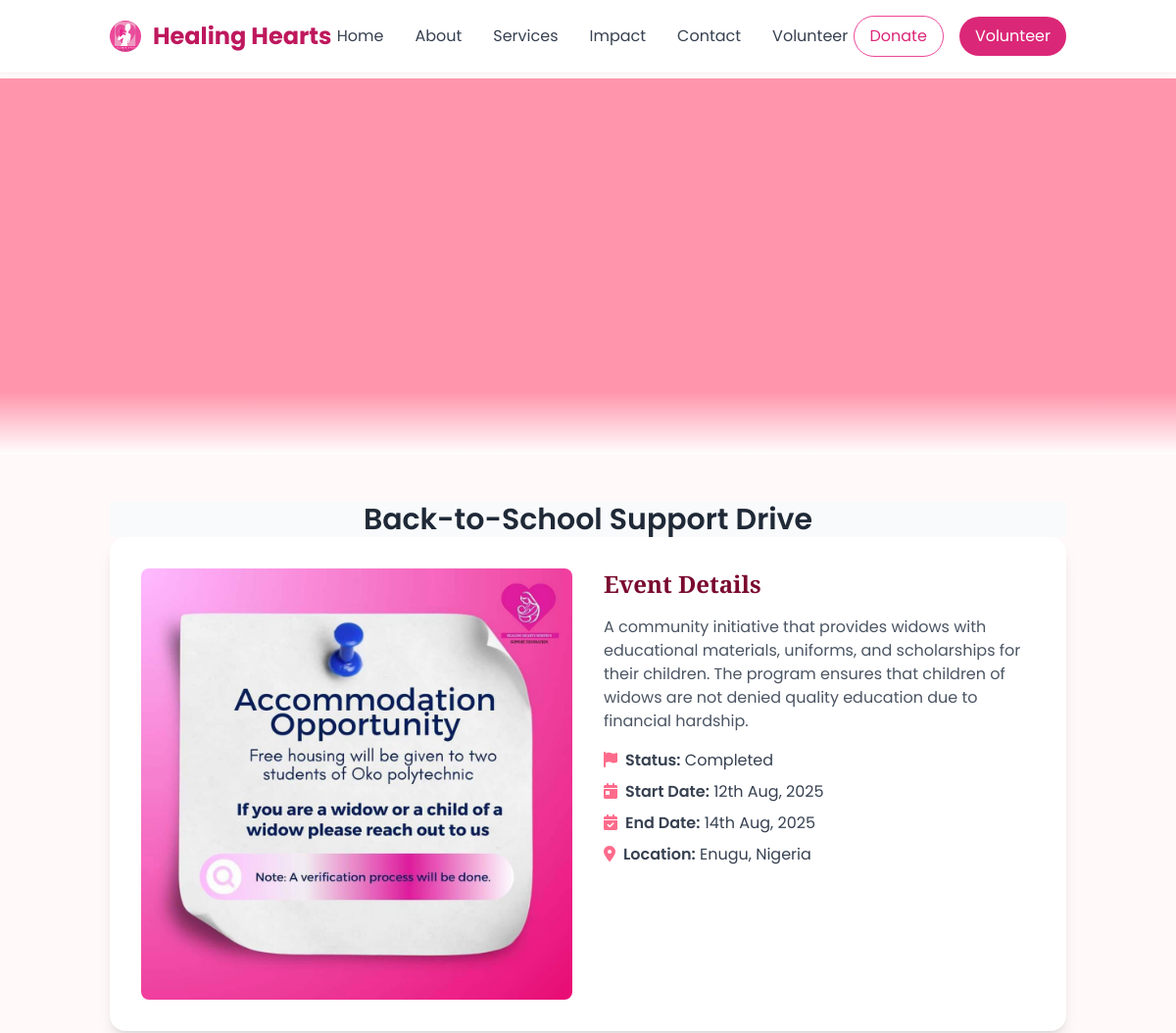
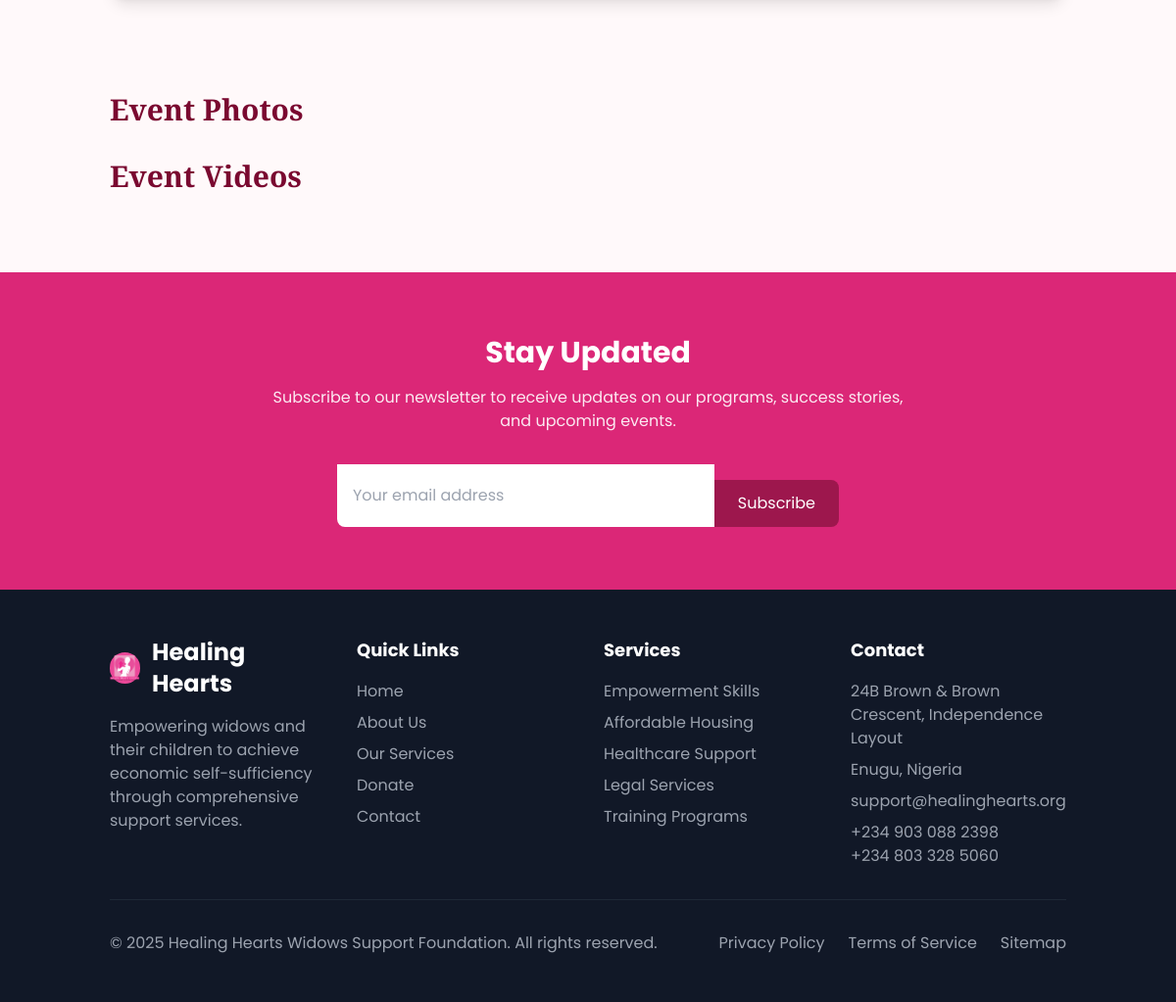
The page /event-detail.php?title=Back-to-School Support Drive on the database its author committed (2 pictures, top to bottom).
### tables this page shows
CREATE TABLE IF NOT EXISTS `event` (
  `id` int NOT NULL AUTO_INCREMENT,
  `title` varchar(45) NOT NULL,
  `description` text NOT NULL,
  `banner` varchar(65) NOT NULL,
  `status` varchar(25) NOT NULL DEFAULT 'upcoming',
  `startDate` timestamp NOT NULL,
  `endDate` timestamp NOT NULL,
  PRIMARY KEY (`id`)
);

### event-detail.php (the view, shortened to what this page needs)
<?php
    include_once 'inc/database.php';
    $title = $_GET['title'];
     $sql = 'SELECT * FROM event WHERE title = :title';
    $stmt = $pdo->prepare($sql);
    $stmt->execute(['title' => $title]);
    $row = $stmt->fetch();
    $originalStart = $row -> startDate;
    $originalEnd = $row -> endDate;
    $dateStart = new DateTime($originalStart);
    $dateEnd = new DateTime($originalEnd);
    $formattedStartDate = $dateStart->format('jS M, Y');
    $formattedEndDate = $dateEnd->format('jS M, Y');
?>
<!DOCTYPE html>
<html lang="en">
<head>
    <script src="https://cdn.tailwindcss.com"></script>
    <link rel="stylesheet" href="https://cdnjs.cloudflare.com/ajax/libs/font-awesome/6.4.0/css/all.min.css">
</head>
<body class="text-gray-700">
    <header class="fixed top-0 left-0 w-full z-40 bg-white/90 backdrop-blur-md shadow-sm">
        <div class="container mx-auto px-6 py-4">
            <div class="flex items-center justify-between">
                <a href="#" class="flex items-center">
                    <img src="logo.png" alt="logo"
                        class="mr-3 h-8 w-8 rounded-full bg-pink-500 flex items-center justify-center text-white font-bold">
                    <span class="text-2xl font-bold text-pink-700 font-playfair">Healing Hearts</span>
                </a>
                <div class="hidden md:flex space-x-8">
                    <a href="index" class="text-gray-700 hover:text-pink-600 transition">Home</a>
                    <a href="about" class="text-gray-700 hover:text-pink-600 transition">About</a>
                    <a href="services" class="text-gray-700 hover:text-pink-600 transition">Services</a>
                    <a href="impact" class="text-gray-700 hover:text-pink-600 transition">Impact</a>
                    <a href="contact" class="text-gray-700 hover:text-pink-600 transition">Contact</a>
                    <a href="volunteer" class="text-gray-700 hover:text-pink-600 transition">Volunteer</a>
                </div>
                <div class="hidden md:flex items-center space-x-4">
                    <a href="index#donate"
                        class="px-4 py-2 border border-pink-500 text-pink-600 rounded-full hover:bg-pink-50 transition">Donate</a>
                    <a href="volunteer"
                        class="px-4 py-2 bg-pink-600 text-white rounded-full hover:bg-pink-700 transition">Volunteer</a>
                </div>
            </div>
        </div>
    </header>
    <div class="h-20"></div>
    <section class="relative h-96">
        <div class="absolute inset-0 bg-primary opacity-70"></div>
        <div class="relative z-10 h-full flex items-center justify-center text-center px-4">
        </div>
        <div class="absolute bottom-0 left-0 right-0 h-16 bg-gradient-to-t from-white to-transparent"></div>
    </section>
    <section class="container mx-auto px-6 py-12 select-text">
        <div class="flex justify-center items-center bg-gray-50">
            <h2 class="text-3xl font-semibold text-gray-800">
                <?php echo htmlspecialchars($title); ?>
            </h2>
        </div>
        <div class="bg-white rounded-2xl shadow-lg p-8 md:flex md:space-x-8 card-hover">
            <div class="md:w-1/2 flex justify-center items-center">
                <img src="admin/<?php echo $row-> banner ?>" alt="Event Banner"
                    class="rounded-lg w-full h-auto object-contain">
            </div>
            <div class="md:w-1/2 mt-6 md:mt-0">
                <h2 class="text-2xl font-bold text-dark heading-font mb-4">Event Details</h2>
                <p class="text-gray-600 mb-4">
                    <?php echo $row-> description ?>
                </p>
                <ul class="space-y-2 text-gray-700">
                    <li><i class="fas fa-flag text-primary mr-2"></i><span class="font-semibold">Status:</span>
                        <?php echo $row-> status ?>
                    </li>
                    <li><i class="fas fa-calendar-day text-primary mr-2"></i><span class="font-semibold">Start
                            Date:</span>
                        <?php echo $formattedStartDate ?>
                    </li>
                    <li><i class="fas fa-calendar-check text-primary mr-2"></i><span class="font-semibold">End
                            Date:</span>
                        <?php echo $formattedEndDate ?>
                    </li>
                    <li><i class="fas fa-map-marker-alt text-primary mr-2"></i><span
                            class="font-semibold">Location:</span>
                        Enugu, Nigeria
                    </li>
                </ul>
            </div>
        </div>
    </section>
    <section class="container mx-auto px-6 py-12">
        <h2 class="text-3xl font-bold text-dark heading-font mb-8">Event Photos</h2>
        <h2 class="text-3xl font-bold text-dark heading-font mb-8">Event Videos</h2>
    </section>
    <section class="py-16 bg-pink-600">
        <div class="container mx-auto px-6 text-center">
            <h2 class="text-2xl md:text-3xl font-bold text-white mb-4 font-playfair">
                Stay Updated
            </h2>
            <p class="text-white/90 max-w-2xl mx-auto mb-8">
                Subscribe to our newsletter to receive updates on our programs,
                success stories, and upcoming events.
            </p>
            <div class="max-w-lg mx-auto flex flex-col sm:flex-row">
                <input type="email" placeholder="Your email address"
                    class="w-full sm:flex-1 py-3 px-4 rounded-t-lg sm:rounded-t-none sm:rounded-l-lg focus:outline-none focus:ring-2 focus:ring-pink-300" />
                <button
                    class="mt-4 bg-pink-800 text-white py-3 px-6 rounded-b-lg sm:rounded-b-none sm:rounded-r-lg hover:bg-pink-900 transition w-full sm:w-auto">
                    Subscribe
                </button>
            </div>
        </div>
    </section>
    <footer class="bg-gray-900 text-white py-12">
        <div class="container mx-auto px-6">
            <div class="grid grid-cols-1 md:grid-cols-2 lg:grid-cols-4 gap-8 mb-8">
                <div>
                    <div class="flex items-center mb-4">
                        <span
                            class="mr-3 h-8 w-8 rounded-full bg-pink-500 flex items-center justify-center text-white font-bold">
                            <img src="logo.png" alt="logo">
                        </span>
                        <span class="text-2xl font-bold text-white font-playfair">Healing Hearts</span>
                    </div>
                    <p class="text-gray-400">
                        Empowering widows and their children to achieve economic
                        self-sufficiency through comprehensive support services.
                    </p>
                </div>
                <div>
                    <h3 class="text-lg font-bold mb-4">Quick Links</h3>
                    <ul class="space-y-2">
                        <li>
                            <a href="index" class="text-gray-400 hover:text-white transition">Home</a>
                        </li>
                        <li>
                            <a href="about" class="text-gray-400 hover:text-white transition">About Us</a>
                        </li>
                        <li>
                            <a href="service" class="text-gray-400 hover:text-white transition">Our Services</a>
                        </li>
                        <li>
                            <a href="index#donate" class="text-gray-400 hover:text-white transition">Donate</a>
                        </li>
                        <li>
                            <a href="contact" class="text-gray-400 hover:text-white transition">Contact</a>
                        </li>
                    </ul>
                </div>
                <div>
                    <h3 class="text-lg font-bold mb-4">Services</h3>
                    <ul class="space-y-2">
                        <li>
                            <a href="#" class="text-gray-400 hover:text-white transition">Empowerment Skills</a>
                        </li>
                        <li>
                            <a href="#" class="text-gray-400 hover:text-white transition">Affordable Housing</a>
                        </li>
                        <li>
                            <a href="#" class="text-gray-400 hover:text-white transition">Healthcare Support</a>
                        </li>
                        <li>
                            <a href="#" class="text-gray-400 hover:text-white transition">Legal Services</a>
                        </li>
                        <li>
                            <a href="#" class="text-gray-400 hover:text-white transition">Training Programs</a>
                        </li>
                    </ul>
                </div>
                <div>
                    <h3 class="text-lg font-bold mb-4">Contact</h3>
                    <address class="not-italic text-gray-400">
                        <p class="mb-2">24B Brown & Brown Crescent, Independence Layout </p>
                        <p class="mb-2">Enugu, Nigeria</p>
                        <p class="mb-2">support@healinghearts.org</p>
                        <p>+234 903 088 2398</p>
                        <p>+234 803 328 5060</p>
                    </address>
                </div>
            </div>
            <div class="pt-8 border-t border-gray-800 flex flex-col md:flex-row justify-between items-center">
                <p class="text-gray-400 mb-4 md:mb-0">
                    © 2025 Healing Hearts Widows Support Foundation. All rights
                    reserved.
                </p>
                <div class="flex space-x-6">
                    <a href="#" class="text-gray-400 hover:text-white transition">Privacy Policy</a>
                    <a href="#" class="text-gray-400 hover:text-white transition">Terms of Service</a>
                    <a href="#" class="text-gray-400 hover:text-white transition">Sitemap</a>
                </div>
            </div>
        </div>
    </footer>
</body>
</html>

### event-detail.php (style rules this page uses)
body { font-family: 'Poppins', sans-serif; background-color: #fff9fa; }
.heading-font { font-family: 'Playfair Display', serif; }

### rows shown on the page
event: banner (picture), description "A community initiative that provides widows with educational materials, uniforms, and scholarships for their children. The program ensures that children of widows are not denied quality education due to financial hardship.", status "Completed", startDate "12th Aug, 2025", endDate "14th Aug, 2025"

### other values the page prints
$title "Back-to-School Support Drive"
